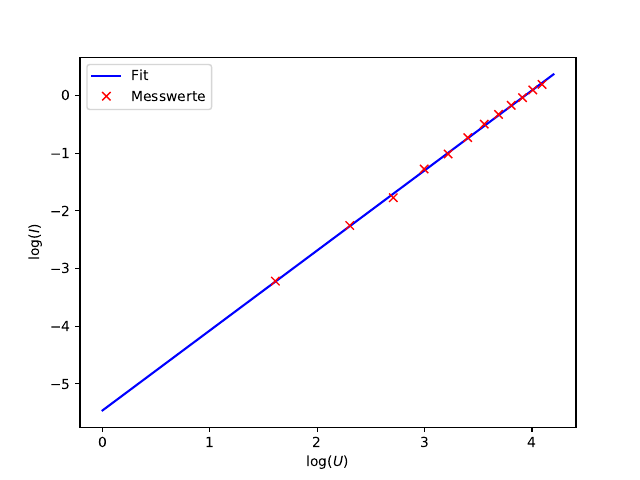

Source code (Python):
import numpy as np
import matplotlib.pyplot as plt
from scipy.optimize import curve_fit

xx, yy = np.genfromtxt('fit25.txt', unpack='true')
x = np.log(xx)
y = np.log(yy)

def f(x, a, b):
    return a*x+b

param, cov = curve_fit(f, x, y)
x_plot = np.linspace(0, 4.2, 1000)
plt.plot(x_plot, f(x_plot, *param), 'b-', label='Fit')

plt.plot(x, y, 'rx', label='Messwerte')
plt.xlabel(r'$\log{(U)}$')
plt.ylabel(r'$\log{(I)}$')
plt.legend()
# plt.show()
plt.savefig('fit25.pdf')


err = np.sqrt(np.diag(cov))

print(param[0], '+-', err[0])

abw = np.abs(param[0]-3/2)/(3/2) * 100
print(abw, '%')
